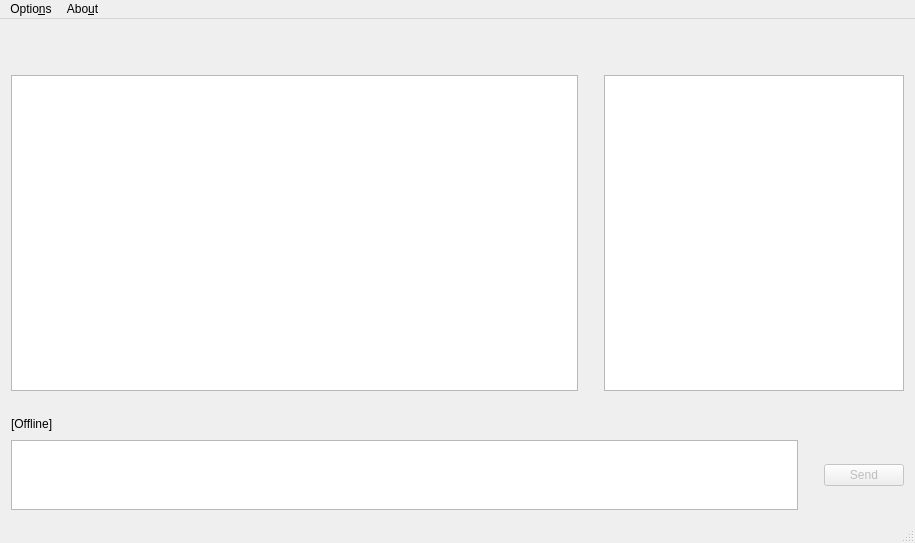
<?xml version="1.0" encoding="UTF-8"?>
<ui version="4.0">
 <class>MainWindow</class>
 <widget class="QMainWindow" name="MainWindow">
  <property name="geometry">
   <rect>
    <x>0</x>
    <y>0</y>
    <width>915</width>
    <height>543</height>
   </rect>
  </property>
  <property name="windowTitle">
   <string>VkKiller Client</string>
  </property>
  <widget class="QWidget" name="centralWidget">
   <layout class="QGridLayout" name="gridLayout">
    <item row="0" column="0">
     <layout class="QHBoxLayout" name="horizontalLayout_5">
      <item>
       <spacer name="horizontalSpacer_5">
        <property name="orientation">
         <enum>Qt::Horizontal</enum>
        </property>
        <property name="sizeHint" stdset="0">
         <size>
          <width>40</width>
          <height>20</height>
         </size>
        </property>
       </spacer>
      </item>
      <item>
       <widget class="QPushButton" name="update">
        <property name="enabled">
         <bool>false</bool>
        </property>
        <property name="text">
         <string/>
        </property>
        <property name="icon">
         <iconset resource="resources.qrc">
          <normaloff>:/resources/gtk-convert.svg</normaloff>:/resources/gtk-convert.svg</iconset>
        </property>
        <property name="iconSize">
         <size>
          <width>20</width>
          <height>20</height>
         </size>
        </property>
        <property name="flat">
         <bool>true</bool>
        </property>
       </widget>
      </item>
      <item>
       <widget class="QPushButton" name="createTopic">
        <property name="enabled">
         <bool>false</bool>
        </property>
        <property name="sizePolicy">
         <sizepolicy hsizetype="Maximum" vsizetype="Fixed">
          <horstretch>0</horstretch>
          <verstretch>0</verstretch>
         </sizepolicy>
        </property>
        <property name="font">
         <font>
          <pointsize>20</pointsize>
          <weight>75</weight>
          <bold>true</bold>
         </font>
        </property>
        <property name="text">
         <string/>
        </property>
        <property name="icon">
         <iconset resource="resources.qrc">
          <normaloff>:/resources/list-add.svg</normaloff>:/resources/list-add.svg</iconset>
        </property>
        <property name="iconSize">
         <size>
          <width>20</width>
          <height>20</height>
         </size>
        </property>
        <property name="checkable">
         <bool>false</bool>
        </property>
        <property name="flat">
         <bool>true</bool>
        </property>
       </widget>
      </item>
     </layout>
    </item>
    <item row="1" column="0">
     <layout class="QHBoxLayout" name="horizontalLayout_3">
      <item>
       <widget class="QTextEdit" name="topicHistory">
        <property name="readOnly">
         <bool>true</bool>
        </property>
       </widget>
      </item>
      <item>
       <spacer name="horizontalSpacer">
        <property name="orientation">
         <enum>Qt::Horizontal</enum>
        </property>
        <property name="sizeType">
         <enum>QSizePolicy::Fixed</enum>
        </property>
        <property name="sizeHint" stdset="0">
         <size>
          <width>20</width>
          <height>20</height>
         </size>
        </property>
       </spacer>
      </item>
      <item>
       <layout class="QVBoxLayout" name="verticalLayout">
        <item>
         <widget class="QListWidget" name="topicsList">
          <property name="sizePolicy">
           <sizepolicy hsizetype="Maximum" vsizetype="Expanding">
            <horstretch>0</horstretch>
            <verstretch>0</verstretch>
           </sizepolicy>
          </property>
          <property name="minimumSize">
           <size>
            <width>300</width>
            <height>0</height>
           </size>
          </property>
         </widget>
        </item>
       </layout>
      </item>
     </layout>
    </item>
    <item row="2" column="0">
     <spacer name="verticalSpacer">
      <property name="orientation">
       <enum>Qt::Vertical</enum>
      </property>
      <property name="sizeType">
       <enum>QSizePolicy::Fixed</enum>
      </property>
      <property name="sizeHint" stdset="0">
       <size>
        <width>20</width>
        <height>17</height>
       </size>
      </property>
     </spacer>
    </item>
    <item row="3" column="0">
     <layout class="QHBoxLayout" name="horizontalLayout_4">
      <item>
       <widget class="QLabel" name="connectionStatusLabel">
        <property name="sizePolicy">
         <sizepolicy hsizetype="Maximum" vsizetype="Preferred">
          <horstretch>0</horstretch>
          <verstretch>0</verstretch>
         </sizepolicy>
        </property>
        <property name="text">
         <string>[Offline]</string>
        </property>
       </widget>
      </item>
      <item>
       <spacer name="horizontalSpacer_6">
        <property name="orientation">
         <enum>Qt::Horizontal</enum>
        </property>
        <property name="sizeType">
         <enum>QSizePolicy::Fixed</enum>
        </property>
        <property name="sizeHint" stdset="0">
         <size>
          <width>10</width>
          <height>20</height>
         </size>
        </property>
       </spacer>
      </item>
      <item>
       <widget class="QLabel" name="warningsLabel">
        <property name="sizePolicy">
         <sizepolicy hsizetype="Preferred" vsizetype="Maximum">
          <horstretch>0</horstretch>
          <verstretch>0</verstretch>
         </sizepolicy>
        </property>
        <property name="text">
         <string/>
        </property>
       </widget>
      </item>
     </layout>
    </item>
    <item row="4" column="0">
     <layout class="QHBoxLayout" name="horizontalLayout_2">
      <property name="sizeConstraint">
       <enum>QLayout::SetDefaultConstraint</enum>
      </property>
      <item>
       <widget class="TextEdit" name="messageLine">
        <property name="enabled">
         <bool>true</bool>
        </property>
        <property name="sizePolicy">
         <sizepolicy hsizetype="Preferred" vsizetype="Maximum">
          <horstretch>0</horstretch>
          <verstretch>0</verstretch>
         </sizepolicy>
        </property>
        <property name="readOnly">
         <bool>false</bool>
        </property>
       </widget>
      </item>
      <item>
       <spacer name="horizontalSpacer_2">
        <property name="orientation">
         <enum>Qt::Horizontal</enum>
        </property>
        <property name="sizeType">
         <enum>QSizePolicy::Fixed</enum>
        </property>
        <property name="sizeHint" stdset="0">
         <size>
          <width>20</width>
          <height>20</height>
         </size>
        </property>
       </spacer>
      </item>
      <item>
       <widget class="QPushButton" name="send">
        <property name="enabled">
         <bool>false</bool>
        </property>
        <property name="sizePolicy">
         <sizepolicy hsizetype="Maximum" vsizetype="Maximum">
          <horstretch>0</horstretch>
          <verstretch>0</verstretch>
         </sizepolicy>
        </property>
        <property name="text">
         <string>Send</string>
        </property>
        <property name="autoDefault">
         <bool>true</bool>
        </property>
        <property name="default">
         <bool>true</bool>
        </property>
       </widget>
      </item>
     </layout>
    </item>
   </layout>
  </widget>
  <widget class="QMenuBar" name="menuBar">
   <property name="geometry">
    <rect>
     <x>0</x>
     <y>0</y>
     <width>915</width>
     <height>31</height>
    </rect>
   </property>
   <widget class="QMenu" name="menuOptions">
    <property name="title">
     <string>Optio&amp;ns</string>
    </property>
    <addaction name="connectToServerAction"/>
    <addaction name="changeUsernameAction"/>
   </widget>
   <widget class="QMenu" name="menuAbout">
    <property name="title">
     <string>Abo&amp;ut</string>
    </property>
   </widget>
   <addaction name="menuOptions"/>
   <addaction name="menuAbout"/>
  </widget>
  <widget class="QStatusBar" name="statusBar"/>
  <action name="connectToServerAction">
   <property name="text">
    <string>&amp;Connect to server</string>
   </property>
  </action>
  <action name="changeUsernameAction">
   <property name="text">
    <string>Change &amp;username</string>
   </property>
  </action>
 </widget>
 <layoutdefault spacing="6" margin="11"/>
 <customwidgets>
  <customwidget>
   <class>TextEdit</class>
   <extends>QTextEdit</extends>
   <header>textedit.h</header>
  </customwidget>
 </customwidgets>
 <tabstops>
  <tabstop>send</tabstop>
  <tabstop>messageLine</tabstop>
  <tabstop>topicsList</tabstop>
  <tabstop>topicHistory</tabstop>
 </tabstops>
 <resources>
  <include location="resources.qrc"/>
 </resources>
 <connections/>
</ui>
